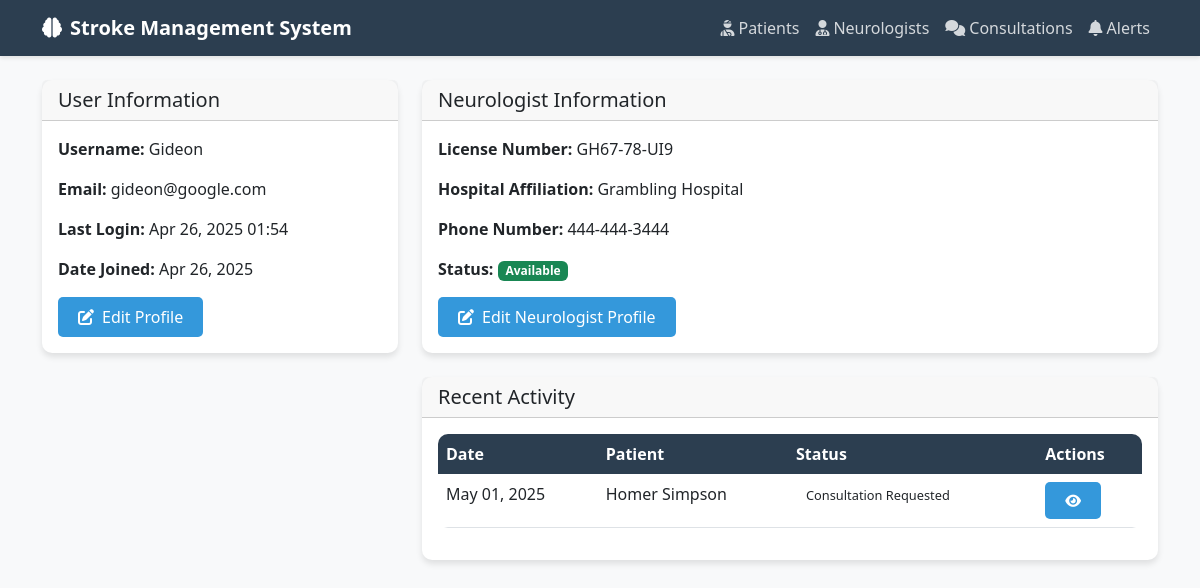
/profile/ (signed in), run on the app's committed database.
### neurologists/models.py (models this page shows, shortened)
class Neurologist(models.Model):
    user = models.OneToOneField(User, on_delete=models.CASCADE)
    license_number = models.CharField(max_length=50, unique=True)
    phone_number = models.CharField(max_length=20)
    hospital_affiliation = models.CharField(max_length=200)
    is_available = models.BooleanField(default=True)
    created_at = models.DateTimeField(auto_now_add=True)
    updated_at = models.DateTimeField(auto_now=True)

class Consultation(models.Model):
    STATUS_CHOICES = [
        ('REQUESTED', 'Consultation Requested'),
        ('IN_PROGRESS', 'In Progress'),
        ('COMPLETED', 'Completed'),
        ('CANCELLED', 'Cancelled')
    ]
    patient = models.ForeignKey(Patient, on_delete=models.CASCADE, related_name='consultations')
    neurologist = models.ForeignKey(Neurologist, on_delete=models.CASCADE, related_name='consultations')
    status = models.CharField(max_length=20, choices=STATUS_CHOICES, default='REQUESTED')
    diagnosis = models.TextField(blank=True)
    recommendations = models.TextField(blank=True)
    created_at = models.DateTimeField(auto_now_add=True)
    updated_at = models.DateTimeField(auto_now=True)
    completed_at = models.DateTimeField(null=True, blank=True)
    class Meta:
        ordering = ['-created_at']

### patients/models.py (models this page shows, shortened)
class Patient(models.Model):
    GENDER_CHOICES = [
        ('M', 'Male'),
        ('F', 'Female'),
        ('O', 'Other')
    ]
    name = models.CharField(max_length=100)
    age = models.IntegerField(validators=[MinValueValidator(0), MaxValueValidator(150)])
    sex = models.CharField(max_length=1, choices=GENDER_CHOICES)
    chief_complaint = models.TextField()
    medical_history = models.TextField()
    created_at = models.DateTimeField(auto_now_add=True)
    updated_at = models.DateTimeField(auto_now=True)

### stroke_system/views.py (the view)
# urls.py: path('profile/', profile, name='profile'),
@login_required
def profile(request):
    try:
        neurologist = Neurologist.objects.get(user=request.user)
        is_neurologist = True
    except Neurologist.DoesNotExist:
        neurologist = None
        is_neurologist = False
    context = {
        'user': request.user,
        'is_neurologist': is_neurologist,
        'neurologist': neurologist,
    }
    return render(request, 'profile.html', context)

### templates/profile.html (shortened to what this page needs)
{% extends 'base.html' %}
{% block content %}
<div class="row">
    <div class="col-md-4">
        <div class="card mb-4">
            <div class="card-header">
                <h5 class="card-title mb-0">User Information</h5>
            </div>
            <div class="card-body">
                <p><strong>Username:</strong> {{ user.username }}</p>
                <p><strong>Email:</strong> {{ user.email }}</p>
                <p><strong>Last Login:</strong> {{ user.last_login|date:"M d, Y H:i" }}</p>
                <p><strong>Date Joined:</strong> {{ user.date_joined|date:"M d, Y" }}</p>
                <div class="mt-3">
                    <a href="{% url 'admin:auth_user_change' user.pk %}" class="btn btn-primary">
                        <i class="fas fa-edit me-2"></i>Edit Profile
                    </a>
                </div>
            </div>
        </div>
    </div>
    <div class="col-md-8">
        {% if is_neurologist %}
        <div class="card mb-4">
            <div class="card-header">
                <h5 class="card-title mb-0">Neurologist Information</h5>
            </div>
            <div class="card-body">
                <p><strong>License Number:</strong> {{ neurologist.license_number }}</p>
                <p><strong>Hospital Affiliation:</strong> {{ neurologist.hospital_affiliation }}</p>
                <p><strong>Phone Number:</strong> {{ neurologist.phone_number }}</p>
                <p><strong>Status:</strong>
                    {% if neurologist.is_available %}
                    <span class="badge bg-success">Available</span>
                    {% else %}
                    <span class="badge bg-danger">Unavailable</span>
                    {% endif %}
                </p>
                <div class="mt-3">
                    <a href="{% url 'admin:neurologists_neurologist_change' neurologist.pk %}" class="btn btn-primary">
                        <i class="fas fa-edit me-2"></i>Edit Neurologist Profile
                    </a>
                </div>
            </div>
        </div>
        {% endif %}
        <div class="card">
            <div class="card-header">
                <h5 class="card-title mb-0">Recent Activity</h5>
            </div>
            <div class="card-body">
                {% if is_neurologist %}
                <div class="table-responsive">
                    <table class="table">
                        <thead>
                            <tr>
                                <th>Date</th>
                                <th>Patient</th>
                                <th>Status</th>
                                <th>Actions</th>
                            </tr>
                        </thead>
                        <tbody>
                            {% for consultation in neurologist.consultations.all|slice:":5" %}
                            <tr>
                                <td>{{ consultation.created_at|date:"M d, Y" }}</td>
                                <td>{{ consultation.patient.name }}</td>
                                <td>
                                    <span class="status-badge status-{{ consultation.status|lower }}">
                                        {{ consultation.get_status_display }}
                                    </span>
                                </td>
                                <td>
                                    <a href="{% url 'consultation_detail' consultation.pk %}" class="btn btn-sm btn-primary">
                                        <i class="fas fa-eye"></i>
                                    </a>
                                </td>
                            </tr>
                            {% empty %}
                            <tr>
                                <td colspan="4" class="text-center">No consultations yet</td>
                            </tr>
                            {% endfor %}
                        </tbody>
                    </table>
                </div>
                {% else %}
                <p>No recent activity to display.</p>
                {% endif %}
            </div>
        </div>
    </div>
</div>
{% endblock %}

### templates/base.html (style rules this page uses)
:root { --primary-color: #2c3e50; --secondary-color: #3498db; --accent-color: #e74c3c; --light-bg: #f8f9fa; }
body { font-family: 'Segoe UI', Tahoma, Geneva, Verdana, sans-serif; background-color: var(--light-bg); }
.card { border: none; border-radius: 10px; box-shadow: 0 4px 6px rgba(0,0,0,0.1); transition: transform 0.3s; }
.btn-primary { background-color: var(--secondary-color); border: none; padding: 8px 20px; border-radius: 5px; }
.table { background-color: white; border-radius: 10px; overflow: hidden; }
.table thead th { background-color: var(--primary-color); color: white; border: none; }
.status-badge { padding: 5px 10px; border-radius: 20px; font-size: 0.8rem; font-weight: 500; }

### data on the page
Neurologist: license_number "GH67-78-UI9", hospital_affiliation "Grambling Hospital", phone_number "444-444-3444"
Consultation: created_at "May 01, 2025", patient.name "Homer Simpson", status "Consultation Requested"

### other printed values
{{ user.username }} "Gideon"
{{ user.email }} "gideon@google.com"
{{ user.last_login|date:"M d, Y H:i" }} "Apr 26, 2025 01:54"
{{ user.date_joined|date:"M d, Y" }} "Apr 26, 2025"
